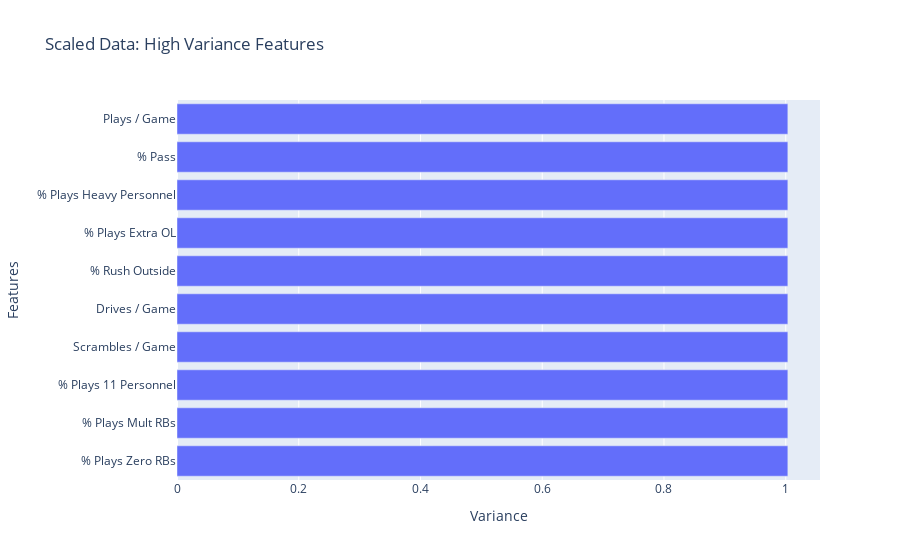

Write notebook code for a chart like this one.
### Code cell
''' Variance of Scaled / Transformed Data '''

# Calculate variance, get 10 largest features
top_ten_variance = scaled_data_df.var().sort_values().tail(10)

# Create horizontal bar chart of `top_ten_var`
fig = px.bar(
    x=top_ten_variance,
    y=top_ten_variance.index,
    title="Scaled Data: High Variance Features"
)
fig.update_layout(xaxis_title="Variance", yaxis_title="Features")
fig.show()

### Figure 1 — Plotly figure (JSON) as saved in the notebook; plotly's stock layout.template omitted (floating-point values rounded to 4 significant figures)
{"data": [{"hovertemplate": "x=%{x}<br>y=%{y}<extra></extra>", "legendgroup": "", "marker": {"color": "#636efa", "pattern": {"shape": ""}}, "name": "", "orientation": "h", "showlegend": false, "textposition": "auto", "type": "bar", "x": [1.003, 1.003, 1.003, 1.003, 1.003, 1.003, 1.003, 1.003, 1.003, 1.003], "xaxis": "x", "y": ["% Plays Zero RBs", "% Plays Mult RBs", "% Plays 11 Personnel", "Scrambles / Game", "Drives / Game", "% Rush Outside", "% Plays Extra OL", "% Plays Heavy Personnel", "% Pass", "Plays / Game"], "yaxis": "y"}], "layout": {"barmode": "relative", "legend": {"tracegroupgap": 0}, "title": {"text": "Scaled Data: High Variance Features"}, "xaxis": {"anchor": "y", "domain": [0, 1], "title": {"text": "Variance"}}, "yaxis": {"anchor": "x", "domain": [0, 1], "title": {"text": "Features"}}}}
